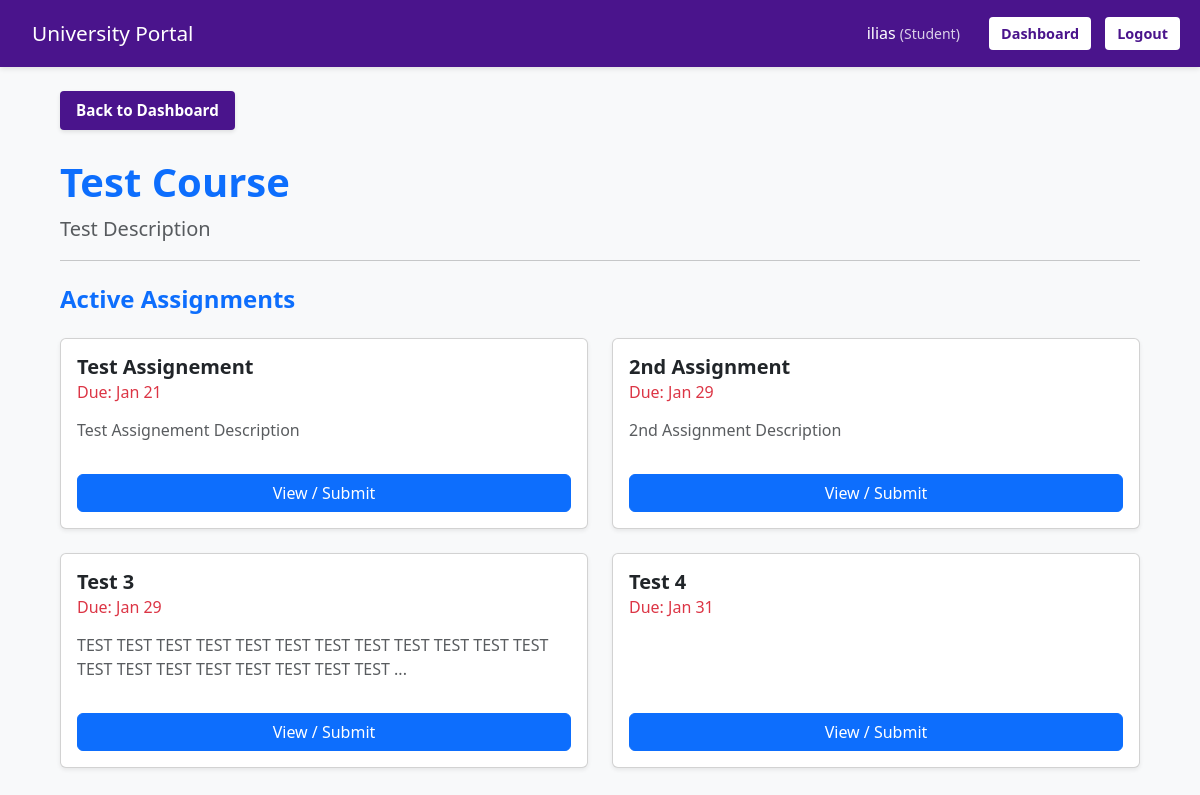
Page /utilities/assignment.php?course_id=7 (signed in) on the committed database.
### tables this page shows
CREATE TABLE `courses` (
  `id` int(6) UNSIGNED NOT NULL,
  `title` varchar(100) NOT NULL,
  `description` text DEFAULT NULL,
  `professor_id` int(6) UNSIGNED DEFAULT NULL,
  `created_at` timestamp NOT NULL DEFAULT current_timestamp()
);

CREATE TABLE `assignments` (
  `id` int(6) UNSIGNED NOT NULL,
  `course_id` int(6) UNSIGNED DEFAULT NULL,
  `title` varchar(100) NOT NULL,
  `description` text DEFAULT NULL,
  `due_date` date DEFAULT NULL
);

### functions/check_generic.php (called while the page is built, shortened)
<?php
function e($string) {
    return htmlspecialchars($string, ENT_QUOTES | ENT_SUBSTITUTE, 'UTF-8');
}
?>

### functions/functions.php (called while the page is built, shortened)
<?php
function getCourseAssignments($conn, $course_id) {
    $stmt = $conn->prepare("SELECT * FROM assignments WHERE course_id = ? ORDER BY due_date ASC");
    $stmt->bind_param("i", $course_id);
    $stmt->execute();
    return $stmt->get_result();
}
?>

### utilities/assignment.php (the view, shortened to what this page needs)
<?php
require_once '../functions/check_generic.php';
require_once '../functions/functions.php';
require_once '../database/db_connect.php';
$course_id = intval($_GET['course_id']);
$role      = $_SESSION['role'];
$stmt = $conn->prepare("SELECT * FROM courses WHERE id = ?");
$stmt->bind_param("i", $course_id);
$stmt->execute();
$course = $stmt->get_result()->fetch_assoc();
?>
<!DOCTYPE html>
<html lang="el">
<head>
    <link href="https://cdn.jsdelivr.net/npm/bootstrap@5.3.0/dist/css/bootstrap.min.css" rel="stylesheet">
    <link rel="stylesheet" href="../style.css?v=50">
</head>
<body>
<header>
    <h1><a href="../index.php" class="home-link" style="color: white; text-decoration: none;">University Portal</a></h1>
    <div class="nav-links">
        <span style="color: white; font-weight: 500; margin-right: 15px;">
            <?php echo e($_SESSION['username']); ?> <small style="opacity: 0.8;">(<?php echo ($_SESSION['role'] === 'P' ? 'Prof.' : 'Student'); ?>)</small>
        </span>
        <a href="dashboard.php">Dashboard</a>
        <a href="../sign-in-out-up/logout.php">Logout</a>
    </div>
</header>
<div class="container pb-5 my-4">
    <div class="mb-4">
        <a href="dashboard.php" class="btn-back">Back to Dashboard</a>
        <h1 class="fw-bold text-primary mt-2"><?php echo e($course['title']); ?></h1>
        <p class="text-muted lead"><?php echo e($course['description']); ?></p>
        <hr>
    </div>
    <div class="row g-3 g-lg-4">
        <div class="<?php echo ($role === 'P') ? 'col-lg-8' : 'col-lg-12'; ?>">
            <div class="d-flex justify-content-between align-items-center mb-4">
                <h4 class="text-primary fw-bold mb-0">Active Assignments</h4>
            </div>
            <div class="row">
            <?php
            $assigns_result = getCourseAssignments($conn, $course_id);
            if ($assigns_result->num_rows > 0):
                while($row = $assigns_result->fetch_assoc()):
            ?>
            <div class="col-md-6 mb-4">
                <div class="card h-100 shadow-sm">
                    <div class="card-body d-flex flex-column">
                        <div class="d-flex justify-content-between align-items-start mb-3">
                            <div>
                                <h5 class="card-title fw-bold"><?php echo e($row['title']); ?></h5>
                                <h6 class="card-subtitle text-danger">
                                    Due: <?php echo date("M j", strtotime($row['due_date'])); ?>
                                </h6>
                            </div>
                        </div>
                        <p class="card-text text-muted flex-grow-1">
                            <?php
                                $desc = e($row['description']);
                                if (strlen($desc) > 100) {
                                    echo substr($desc, 0, 100) . "...";
                                } else {
                                    echo $desc;
                                }
                            ?>
                        </p>
                        <a href="submission.php?assign_id=<?php echo $row['id']; ?>" class="btn btn-primary mt-3 w-100">
                            <?php echo ($role === 'S') ? 'View / Submit' : 'View Submissions'; ?>
                        </a>
                    </div>
                </div>
            </div>
            <?php endwhile; else: ?>
                <div class="col-12"><div class="alert alert-secondary text-center">No active assignments at the moment.</div></div>
            <?php endif; ?>
            </div>
        </div>
    </div>
</div>
</body>
</html>

### style.css (style rules this page uses)
:root { --primary-color: #4a148c; --primary-hover: #38006b; --bg-color: #f8f9fa; --text-color: #333; --border-color: #dee2e6; }
* { box-sizing: border-box; }
body { font-family: 'Segoe UI', Tahoma, Geneva, Verdana, sans-serif; background-color: var(--bg-color); margin: 0; padding: 0; color: var(--text-color); min-height: 100vh; display: flex; flex-direction: column; }
a { text-decoration: none; color: inherit; }
header { background-color: var(--primary-color); color: white; padding: 15px 20px; display: flex; justify-content: space-between; align-items: center; box-shadow: 0 2px 5px rgba(0,0,0,0.1); }
header h1 { margin: 0; font-size: 1.3rem; }
header h1 a { color: white; }
.home-link { padding: 6px 12px; border-radius: 6px; transition: all 0.3s ease; display: inline-block; }
.nav-links a { color: var(--primary-color); background: #ffffff; padding: 6px 12px; border-radius: 4px; margin-left: 10px; font-weight: bold; font-size: 0.9rem; display: inline-block; }
.nav-links span { color: white; margin-right: 10px; }
.container { flex-grow: 1; width: 92%; max-width: 1200px; margin: 20px auto; padding-bottom: 40px; }
.btn-back { color: #ffffff; background-color: var(--primary-color); border: none; padding: 8px 16px; border-radius: 4px; font-size: 0.95rem; font-weight: 600; display: inline-block; margin-bottom: 20px; transition: all 0.2s; text-decoration: none; box-shadow: 0 2px 4px rgba(0,0,0,0.1); }

### rows in the picture
courses: title "Test Course", description "Test Description"
assignments: title "Test Assignement", due_date "Jan 21", description "Test Assignement Description"
assignments: title "2nd Assignment", due_date "Jan 29", description "2nd Assignment Description"
assignments: title "Test 3", due_date "Jan 29", description "TEST TEST TEST TEST TEST TEST TEST TEST TEST TEST TEST TEST TEST TEST TEST TEST TEST TEST TEST TEST"
assignments: title "Test 4", due_date "Jan 31"

### other values in the picture
$_SESSION['username'] "ilias"
